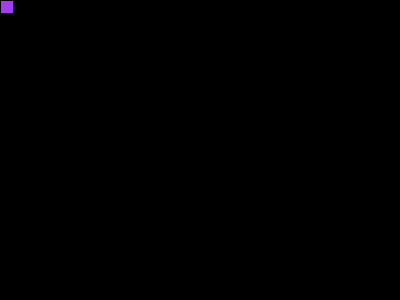
Frame 1 (no input)
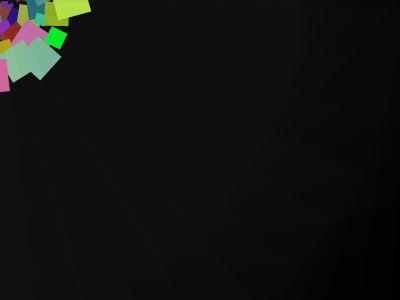
Frame 60 (the mouse pressed at the canvas centre just before this capture)
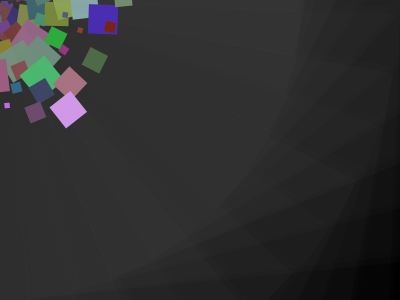
Frame 120 (the mouse held since frame 60 and released just before this capture)

The Processing sketch that drew these frames (run headless with seeded random() and noise(); from frame 60 on, the mouse is pressed at the canvas centre):

// Processing sketch: confetti
// ── confetti.pde
float r = 0;
void setup(){
  size(400,300);
  background(0);
  noStroke();
  smooth();
  
  float c = 0;

  //while (c < 50) {
  //  fill(random(255));
  //  rect(100,-10,50,5);
  //  rect(200,-10,25,5);
  //  rotate(0.1);
  //  c = c + 2;
  //}
}

void draw(){
  fill(random(255), random(255), random(255));
  rotate(r);
  float circle_size = random(5, 35);
  rect(1 + r, 1, circle_size, circle_size);
  fill(0+r, 10);
  rect(0, 0, width, height);
  r = r + 1;
  if (r > 500) {
    r = 0;
  }
  println(r);
}
